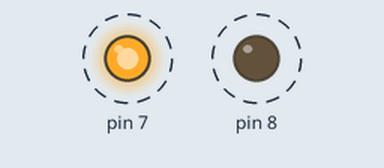
A sketch run on a simulated Arduino Uno, built with avr-gcc and run on an emulated ATmega328P. Shown: output pins drawn as LEDs (lit = HIGH). Dashed ring = blinking.

Above: at 0.5 s.
Timing chart, 0 to 4.6 s (numbered marks = the images above):
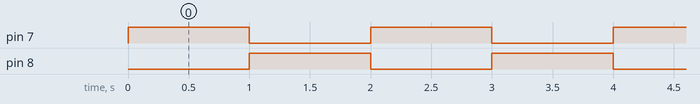

Measured:
- by itself, pin 7, pin 8: alternates HIGH for 1.0 s and LOW for 1.0 s

The sketch:

led.ino
```cpp
#include "Led.h"

Led redLed(7);
Led greenLed(8, true);

void setup()
{
}

void loop()
{
  redLed.toggle();
  greenLed.toggle();
  delay(1000);
}
```

led.cpp
```cpp
#include <Arduino.h>
#include "led.h"

Led::Led(uint8_t pin, bool state)
{
    if(pin > 1 && pin < 14)
        _pin = pin;
    else
        _pin = 13; // on-board LED

    _state = state;
    pinMode(_pin, OUTPUT);
}

bool Led::state(void)
{
    return _state;
}

uint8_t Led::pin(void)
{
    return _pin;
}

void Led::on(void)
{
    _state = true;
    _setPin();
}

void Led::off(void)
{
    _state = false;
    _setPin();
}

void Led::toggle(void)
{
    _state = !_state;
    _setPin();
}

void Led::_setPin(void)
{
    digitalWrite(_pin, _state);
}
```

led.h
```cpp
#ifndef _LED_H_
#define _LED_H_

#include <stdint.h>

class Led
{
    private:
        uint8_t _pin;
        bool _state;

    public:
        Led(uint8_t pin, bool state = false);

        bool state(void);
        uint8_t pin(void);

        void on(void);
        void off(void);
        void toggle(void);

    private:
        void _setPin();
};


#endif
```
